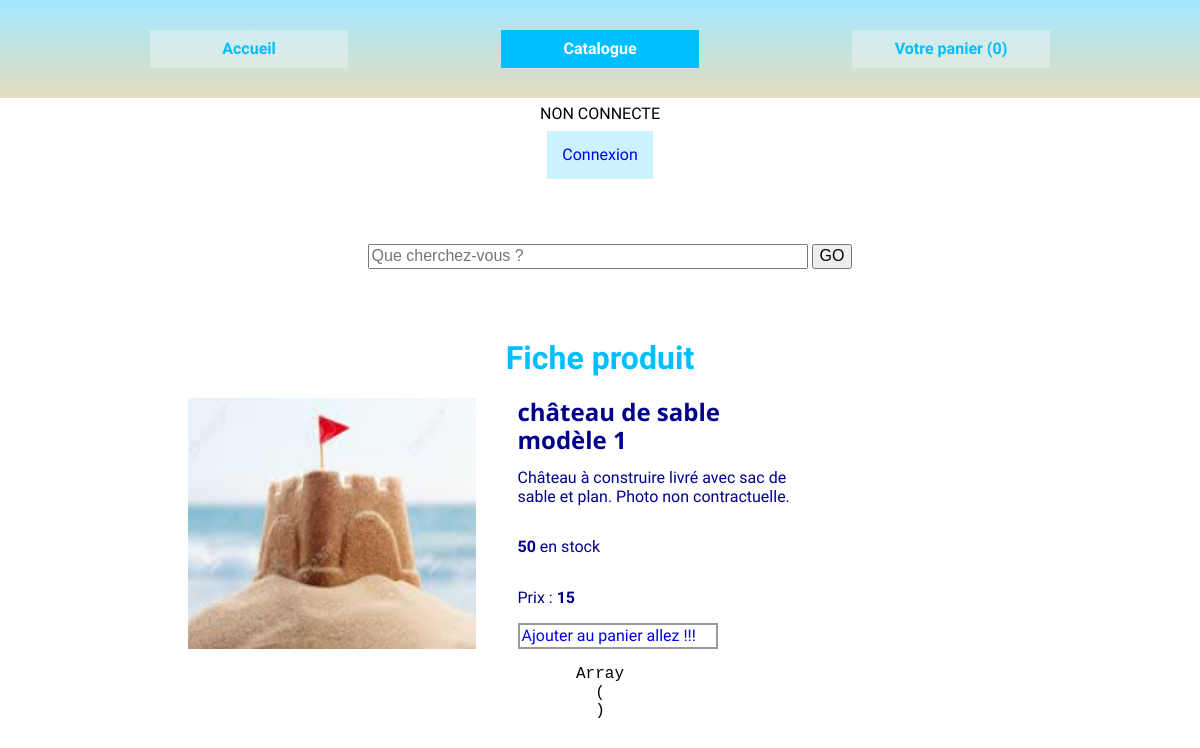
Screenshot of /public/produit.php?id=4 with the database file from the repository.
### tables this page shows
CREATE TABLE `product` (
  `id` int(4) NOT NULL COMMENT 'id',
  `name` varchar(250) NOT NULL COMMENT 'nom produit',
  `price` int(11) NOT NULL COMMENT 'prix en centimes',
  `description` mediumtext NOT NULL COMMENT 'description',
  `photo` varchar(250) NOT NULL DEFAULT 'nophoto.png' COMMENT 'photo',
  `quantity` int(11) NOT NULL COMMENT 'quantité',
  `is_active` tinyint(1) NOT NULL COMMENT 'actif'
);

### public/produit.php (called while the page is built, shortened)
<?php
$id = $_GET['id'];
include '../views/ficheProduit.phtml.php';

### services/mystoreServices.php (called while the page is built, shortened)
<?php
function getProductById($id) {
	$db = connexion();
	$select = "SELECT * FROM product where id = {$id}";
	$statement = $db->prepare($select);
	$statement->execute();
	$product = $statement->fetch(\PDO::FETCH_ASSOC);
	return $product;
}

### views/ficheProduit.phtml.php (the view)
<?php include 'head.phtml.php'; ?>
	<main id="catalogue" class="container">
		<h1>Fiche produit</h1>
		<section id="produit" class="flex">
			<?php $product = getproductById($id) ?>
			<img src="img/<?=$product['photo'] ?>" alt="Pas de photo">
			<article class="flex width50">
				<h2 class="width50"><?=$product['name'] ?> </h2>
				<p class="width50"> <?=$product['description'] ?></p>
				<p class="width50"> <span><?=$product['quantity'] ?></span> en stock</p>
				<p class="width50"> Prix : <span><?=$product['price'] ?></span></p>
				<a href="ajoutPanier.php?id=<?=$product['id']?>" class="width50">Ajouter au panier allez !!!</a>
			</article>
		</section>
	</main>
</body>
<?php include 'footer.phtml.php'; ?>

### public/css/mystore.css (style rules this page uses)
* { box-sizing : border-box; }
a { text-decoration: none; }
.flex { display : flex; flex-wrap : wrap; flex-direction : row; justify-content : space-between; }
.container { width : 1100px; margin : 0 auto; color : DarkBlue; }
body { text-align : center; font-family: 'Kavivanar', cursive; margin : 0; }
h1 { color : DeepSkyBlue; }
h2 { background-color: BurlyWood; color : DarkBlue; }
h1, h2 { text-align: center; margin : 10px auto; }
#accueil section { width : 75%; margin : 0 auto; }
section#produit { text-align : left; }
section#produit img { width : 35%; }
section#produit span { font-weight: bold; }
section#produit h2 { font-family: 'Open Sans', sans-serif; background-color: white; text-align: left; padding : 0; margin : 0; }
section#produit article.flex { display : flex; flex-wrap : wrap; flex-direction : rows; justify-content : space-between; }
section#produit a { border : 2px solid #999 ; padding : 2px; width : 200px; }
.width50 { width : 60%; }

### rows the page displays
product: photo (picture), name "château de sable modèle 1", description "Château à construire livré avec sac de sable et plan. Photo non contractuelle.", quantity "50", price "15"
